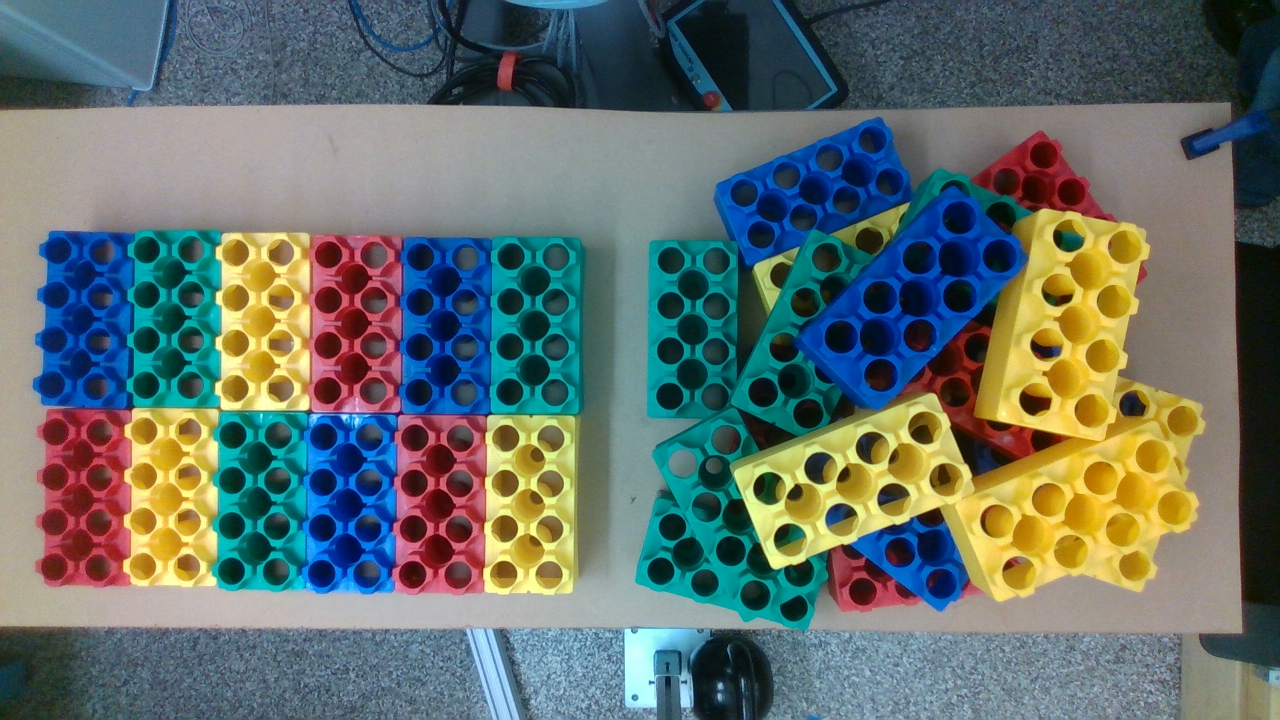
#> input picture src/utilities/test_images_input/test1.png, 1280 x 720 px
$ python -i vision.py   (imports and definitions only)
#> lines starting #> are read from the running program, lines starting #| are printed output that depends on the picture
import cv2
import numpy as np

class HoughCircles():
    # [23 lines left out: functions __init__, get_circles, not called in this run]

    def set_radius_bounds(self, min_radius, max_radius):
        self.min_radius = min_radius
        self.max_radius = max_radius


class MorphOps():
    def __init__(self, HSV_bounds = None, kernel = np.ones((15,15),np.uint8), iterations = 3):
        self.HSV_bounds = HSV_bounds
        self.kernel = kernel
        self.iterations = iterations

    def set_HSV_bounds(self, HSV_bounds):
        self.HSV_bounds = HSV_bounds

    def set_iterations(self, iterations):
        self.iterations = iterations

    def set_kernel(self, kernel):
        self.kernel = kernel

    def mask_HSV(self, image):
        hsv_image = cv2.cvtColor(image, cv2.COLOR_BGR2HSV)
        mask = np.zeros(image.shape[:-1], np.uint8)
        bound = self.HSV_bounds[0]
        for bound in self.HSV_bounds:
            mask = cv2.bitwise_or(mask, cv2.inRange(hsv_image, bound[0], bound[1]))
        return mask

    # [5 lines left out: function mask_depth, not called in this run]

    def dilate(self, image):
        return cv2.dilate(self.mask_HSV(image), self.kernel,iterations = self.iterations)

    def erode(self, image):
        return cv2.erode(self.mask_HSV(image), self.kernel,iterations = self.iterations)

    def open(self, image):
        return cv2.morphologyEx(self.mask_HSV(image), cv2.MORPH_OPEN, self.kernel, iterations = self.iterations)

    def close(self, image):
        return cv2.morphologyEx(self.mask_HSV(image), cv2.MORPH_CLOSE, self.kernel, iterations = self.iterations)

>>> import cv2
>>> picture = cv2.imread('test_images_input/test1.png', cv2.IMREAD_GRAYSCALE)
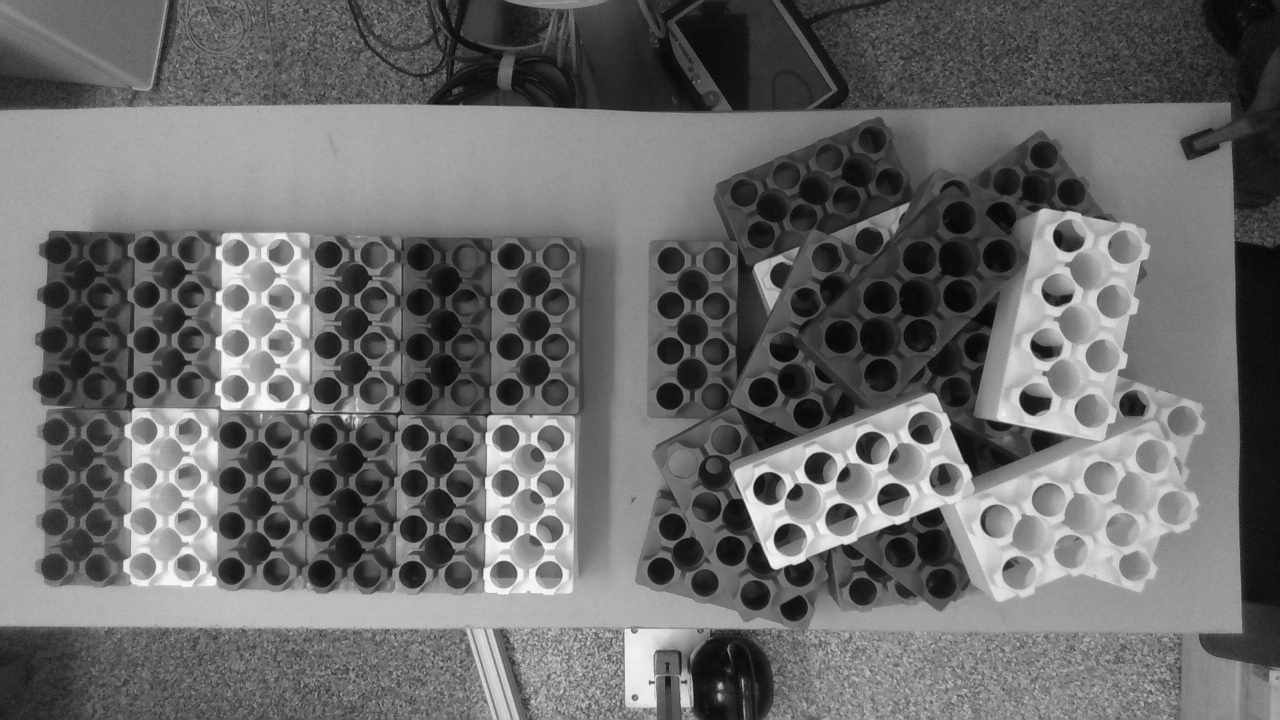
#> picture: shape (720, 1280); min 4, max 249, mean 106.5
>>> result = MorphOps().dilate(picture)
#> (the run stopped early here; a loop or call above may not have finished)
